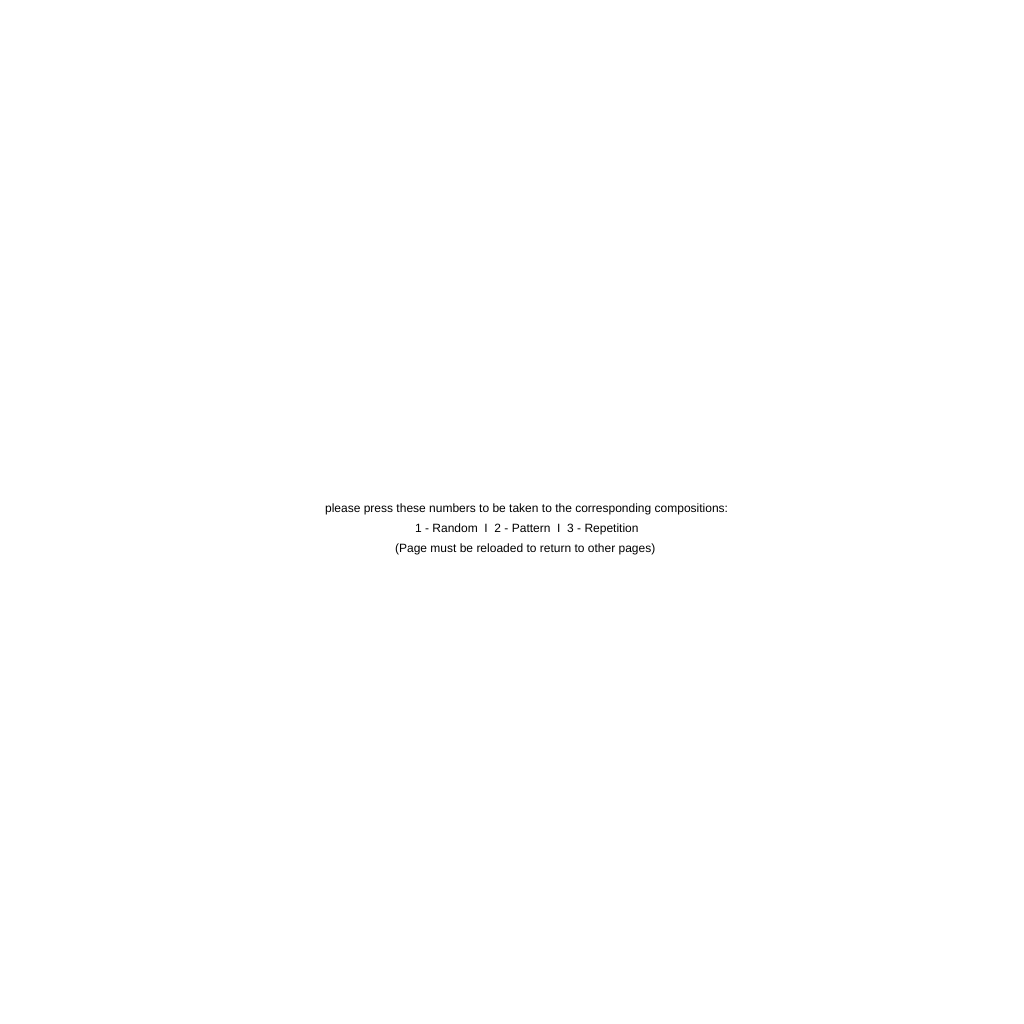
Frame 1 (no input)
Frame 60 (no input): identical to frame 1, image omitted
Frame 120 (the mouse pressed at the canvas centre since frame 60): identical to frame 1, image omitted

The p5.js sketch that drew this single still picture (run headless with seeded random() and noise() and a simulated clock; from frame 60 on, the mouse is pressed at the canvas centre):

// p5.js sketch
// ── sketch.js
let mode = 0;

function setup() {
  createCanvas(1024, 1024);
}

function draw() {
  
  
  switch (mode) {
    case 0: //the page the user is automatically taken to when the website is opened
      background(255);
      text("please press these numbers to be taken to the corresponding compositions:", 325, 512);
      text("1 - Random  I  2 - Pattern  I  3 - Repetition", 415, 532);
      text("(Page must be reloaded to return to other pages)", 395, 552);
      break;
    case 1: //the random composition appears when pressing 1
      randomisation();
      break;
    case 2: //the pattern composition appears when pressing 2
      pattern();
      break;
    case 3: //the repetition composition appears when pressing 3
      repetition();   
      break;
    default:
  }
}

function keyPressed() {
  mode++;
}
function randomisation() { //the random composition
background(0,6,11);

  for (let x = 2; x < width; x = x + sizeX) { //creates multiple of the shape on the X axis
   for (let y = 2; y < height; y = y + sizeY) { //creates multiple of the shape on the Y axis

var sizeX = random(102); //variables that randomize shape's X value
  var sizeY = random(102); //variables that randomize shape's y value

strokeWeight(random(2.5,7.5)); //randomized stroke weights
stroke(0,random(60,70),random(160,170)); //randomized colour
  fill(0, random(71,81), random(171,181)); 
    ellipse(y,y,sizeX,sizeY, random(0,50)); //randomized diagonal line of circles
    rect(y,y,sizeX,sizeY, random(0,50)); //randomized diagonal line of rectangles

//translate the diagonal line of rectangles to the opposite side to create an X shape

push(); //stops code interacting with any other code before this line
  translate(width,0);
  scale(-1,1);
    rect(y,y,sizeX,sizeY,); 
    ellipse(y,y,sizeX,sizeY); 
pop(); //stops code interacting with any other code after this line
    }
  }
}

function pattern() { //the pattern composition
background(255);

push(); //stops code interacting with any other code before this line
  fill(0);
  noStroke();
    for (let x = 128; x < width; x = x + 256) {  //creates four more of the shape on the X axis to fill out the page
    for (let y = 128; y < height; y = y + 256) { //creates four more of the shape on the Y axis to fill out the page
  ellipse(x,y,256,256);
  }
}
pop(); //stops code interacting with any other code after this line

push(); //stops code interacting with any other code before this line
  fill(0);
  stroke(255);
  strokeWeight(5);
      for (let x = -72; x < width; x = x + 256) {  //creates five more of the shape on the X axis to fill out the page
      for (let y = -72; y < height; y = y + 256) { //creates five more of the shape on the Y axis to fill out the page
  rect(x,y,145,145); 
  }    
}
pop(); //stops code interacting with any other code after this line

push(); //stops code interacting with any other code before this line
  fill(0);
  stroke(255);
  strokeWeight(5);
      for (let x = 123; x < width; x = x + 512) {  //creates four more of the shape on the X axis to fill out the page
      for (let y = 123; y < height; y = y + 512) { //creates four more of the shape on the Y axis to fill out the page
  rect(x,y,266,266); 
  }    
}
pop(); //stops code interacting with any other code after this line
}


function repetition() { //the repetition composition
background(255);

//row 1
 for (let x = 0; x < width; x = x + 205) {  // creates 4 more of the shape on the X axis to fill out the page
  if (x % 2 === 0) { // changes the colour of every other shape (black & white rects)
    fill(255);
  } else {
    fill(0);
  }
  noStroke();
  rect(x,0,205,205);

   for (let x = 25; x < width; x = x + 205) {  // creates 3 more of the shape on the X axis to fill out the page
  if (x % 2 === 0) { // changes the colour of every other shape (black & white rects)
    fill(255);
    noStroke();
    rect(x,25,153.75,153.75,100);
  } else {
    fill(0);
    noStroke();
    rect(x,25,153.75,153.75,50);
  }

//row 2
// ( the "if" code didnt wanna work no matter what i did so im using a different and probably harder method on this row. )
  for (let x = 0; x < width; x = x + 256) {
  fill(0);
  rect(x,205,256,205);

  for (let x = 256; x < width; x = x + 512) {
  fill(255);
  rect(x,205,256,205);

  for (let x = 50; x < width; x = x + 512) {
  fill(255);
  rect(x,230,153.75,153.75,100);

  for (let x = 306; x < width; x = x + 512) {
  fill(0);
  rect(x,230,153.75,153.75,50);

//row 3
  for (let x = 0; x < width; x = x + 341) {  // creates 2 more of the shape on the X axis to fill out the page
    if (x % 2 === 0) { // changes the colour of every other shape (black & white rects)
      fill(0);
    } else {
      fill(255);
    }
  noStroke();
  rect(x,410,341,205);

  for (let x = 90; x < width; x = x + 341) {  // creates 2 more of the shape on the X axis to fill out the page
    if (x % 2 === 0) { // changes the colour of every other shape (black & white rects)
    fill(255);
    noStroke();
    rect(x,435,153.75,153.75,100);
  } else {
    fill(0);
    noStroke();
    rect(x,435,153.75,153.75,50);
  }

//row 4
  fill(255);
  rect(0,615,512,205);

  fill(0);
  rect(512,615,512.5,205);

  fill(0);
  rect(175,640,153.75,153.75,50);

  fill(255);
  rect(700,640,153.75,153.75,100);

//row 5

  fill(0);
  rect(435,850,153.75,153.75,50);
  

                }
              }
            }
          }
        }
      }
    }
  }  
}
